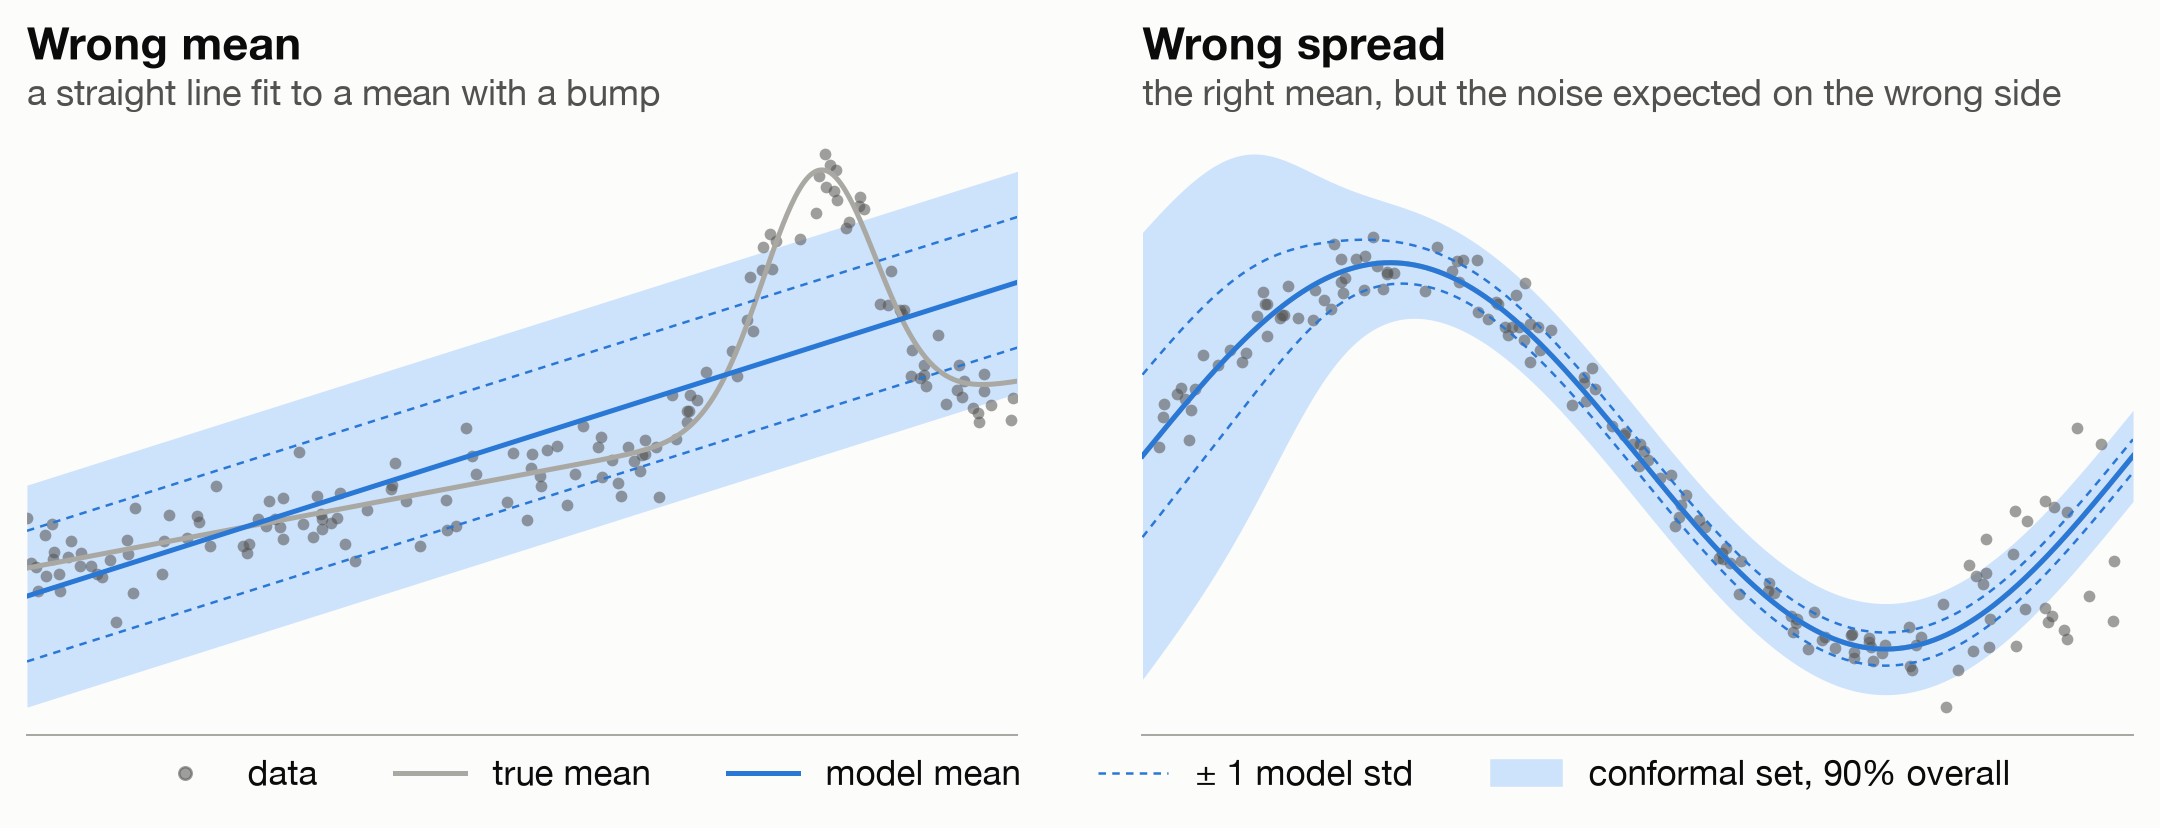

Here is the Python script that generated this plot:
"""Conformal sets around a model with the wrong mean and one with the wrong spread.

The linear fit is the least-squares optimum, so the misfit comes from the model class, not
from training.

Run: python misfit.py  (requires numpy, matplotlib)
"""

from pathlib import Path

import matplotlib.pyplot as plt
import numpy as np
from matplotlib.lines import Line2D
from matplotlib.patches import Patch

ALPHA = 0.1
N_SHOW = 150
rng = np.random.default_rng(2)

SURFACE = "#fcfcfb"
INK = "#0b0b0b"
INK2 = "#52514e"
POINT = "#a9a8a3"
SET = "#2a78d6"
SET_PALE = "#cde2fb"
FONT = "Helvetica Neue"


def quantile(scores):
    n = len(scores)
    return np.quantile(scores, np.ceil((n + 1) * (1 - ALPHA)) / n, method="higher")


def make_wrong_mean():
    mu = lambda x: 0.6 * x + 0.8 * np.exp(-(((x - 0.8) / 0.08) ** 2))
    sample = lambda n: (lambda x: (x, mu(x) + 0.08 * rng.standard_normal(n)))(rng.uniform(0, 1, n))
    x, y = sample(200_000)
    slope, intercept = np.polyfit(x, y, 1)
    fit = lambda x: slope * x + intercept
    std = np.std(y - fit(x))  # max-likelihood fixed variance of the linear-Gaussian model
    return dict(
        title="Wrong mean",
        subtitle="a straight line fit to a mean with a bump",
        sample=sample, true_mu=mu, mu=fit, scale=lambda x: np.full_like(x, std),
    )


def make_wrong_spread():
    mu = lambda x: 0.35 * np.sin(2 * np.pi * x)
    sigma = lambda x: 0.03 + 0.12 / (1 + np.exp(-(x - 0.85) / 0.04))
    sample = lambda n: (lambda x: (x, mu(x) + sigma(x) * rng.standard_normal(n)))(
        rng.uniform(0, 1, n))
    return dict(
        title="Wrong spread",
        subtitle="the right mean, but the noise expected on the wrong side",
        sample=sample, true_mu=mu, mu=mu, scale=lambda x: sigma(1 - x),
    )


plt.rcParams.update({"font.family": FONT, "font.size": 10, "axes.edgecolor": INK2,
                     "axes.labelcolor": INK2, "xtick.color": INK, "text.color": INK})
fig, axes = plt.subplots(1, 2, figsize=(12, 4.6), facecolor=SURFACE)
xg = np.linspace(0, 1, 500)

for ax, case in zip(axes, (make_wrong_mean(), make_wrong_spread())):
    mu, scale = case["mu"], case["scale"]
    xc, yc = case["sample"](20_000)
    xt, yt = case["sample"](200_000)
    q = quantile(np.abs(yc - mu(xc)) / scale(xc))
    covered = np.abs(yt - mu(xt)) <= q * scale(xt)

    ax.fill_between(xg, mu(xg) - q * scale(xg), mu(xg) + q * scale(xg), color=SET_PALE, lw=0,
                    zorder=0)
    ax.scatter(xt[:N_SHOW], yt[:N_SHOW], s=22, color=INK2, alpha=0.55, lw=0, zorder=1)
    ax.plot(xg, case["true_mu"](xg), color=POINT, lw=2, zorder=2)
    ax.plot(xg, mu(xg), color=SET, lw=2, zorder=3)
    for sign in (-1, 1):
        ax.plot(xg, mu(xg) + sign * scale(xg), color=SET, lw=1, ls=(0, (3, 2.5)), zorder=3)

    ax.set_xticks([])

    ax.text(0, 1.11, case["title"], transform=ax.transAxes, fontsize=18, fontweight="bold",
            in_layout=False)
    ax.text(0, 1.035, case["subtitle"], transform=ax.transAxes, fontsize=14.5, color=INK2,
            in_layout=False)
    ax.set_facecolor(SURFACE)
    ax.set_xlim(0, 1)
    ax.set_yticks([])
    for side in ("top", "right", "left"):
        ax.spines[side].set_visible(False)
    ax.spines["bottom"].set_color(POINT)
    print(f"{case['title']}: coverage {covered.mean():.3f}")

handles = [
    Line2D([], [], ls="", marker="o", ms=5, color=INK2, alpha=0.55, label="data"),
    Line2D([], [], color=POINT, lw=2, label="true mean"),
    Line2D([], [], color=SET, lw=2, label="model mean"),
    Line2D([], [], color=SET, lw=1, ls=(0, (3, 2.5)), label="± 1 model std"),
    Patch(color=SET_PALE, label="conformal set, 90% overall"),
]
fig.legend(handles=handles, loc="lower center", ncol=5, frameon=False, fontsize=14,
           bbox_to_anchor=(0.5, 0.005), columnspacing=2.2)
fig.tight_layout(rect=(0, 0.08, 1, 0.88), w_pad=5)
fig.savefig(Path(__file__).with_suffix(".png"), dpi=180, facecolor=SURFACE)
